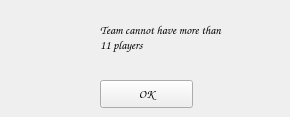
<?xml version="1.0" encoding="UTF-8"?>
<ui version="4.0">
 <class>Form</class>
 <widget class="QWidget" name="Form">
  <property name="geometry">
   <rect>
    <x>0</x>
    <y>0</y>
    <width>290</width>
    <height>117</height>
   </rect>
  </property>
  <property name="font">
   <font>
    <family>Comic Sans MS</family>
   </font>
  </property>
  <property name="windowTitle">
   <string>Error</string>
  </property>
  <widget class="QLabel" name="label1">
   <property name="geometry">
    <rect>
     <x>100</x>
     <y>20</y>
     <width>181</width>
     <height>36</height>
    </rect>
   </property>
   <property name="text">
    <string>Team cannot have more than &lt;br&gt;11 players</string>
   </property>
   <property name="scaledContents">
    <bool>false</bool>
   </property>
   <property name="wordWrap">
    <bool>false</bool>
   </property>
  </widget>
  <widget class="QPushButton" name="pushButton1">
   <property name="geometry">
    <rect>
     <x>100</x>
     <y>80</y>
     <width>93</width>
     <height>28</height>
    </rect>
   </property>
   <property name="text">
    <string>OK</string>
   </property>
  </widget>
  <widget class="QLabel" name="label2">
   <property name="geometry">
    <rect>
     <x>11</x>
     <y>11</y>
     <width>61</width>
     <height>61</height>
    </rect>
   </property>
   <property name="text">
    <string/>
   </property>
   <property name="pixmap">
    <pixmap>cancel.png</pixmap>
   </property>
   <property name="scaledContents">
    <bool>true</bool>
   </property>
  </widget>
 </widget>
 <resources/>
 <connections/>
</ui>
